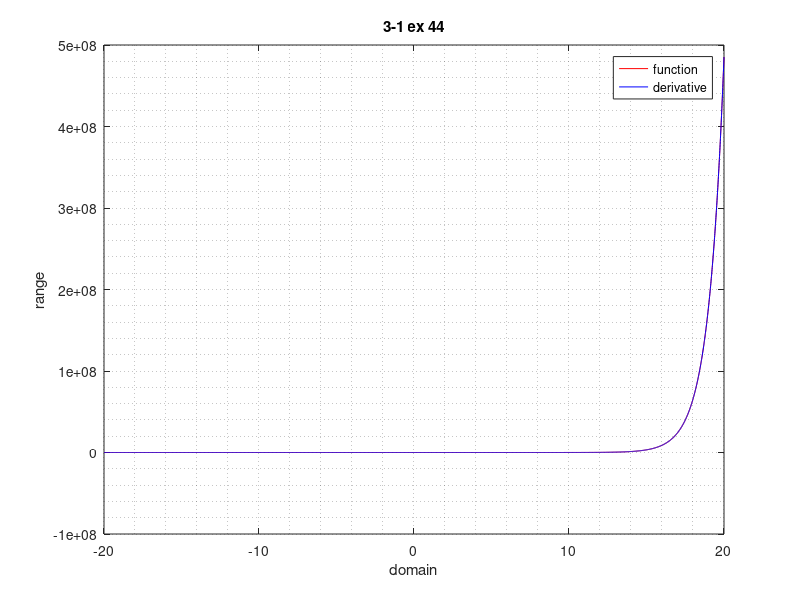

Recreate this plot in MATLAB.
x = [-20:0.01:20];
y = e.^x - 3 .* x.^2;
y2 = e.^x - 6 .* x;

aux = figure();
plot(x, y, "r", x, y2, "b");
grid minor;
legend("function", "derivative");
title("3-1 ex 44");
xlabel("domain");
ylabel("range");
saveas(aux, "figure", "pdf");
